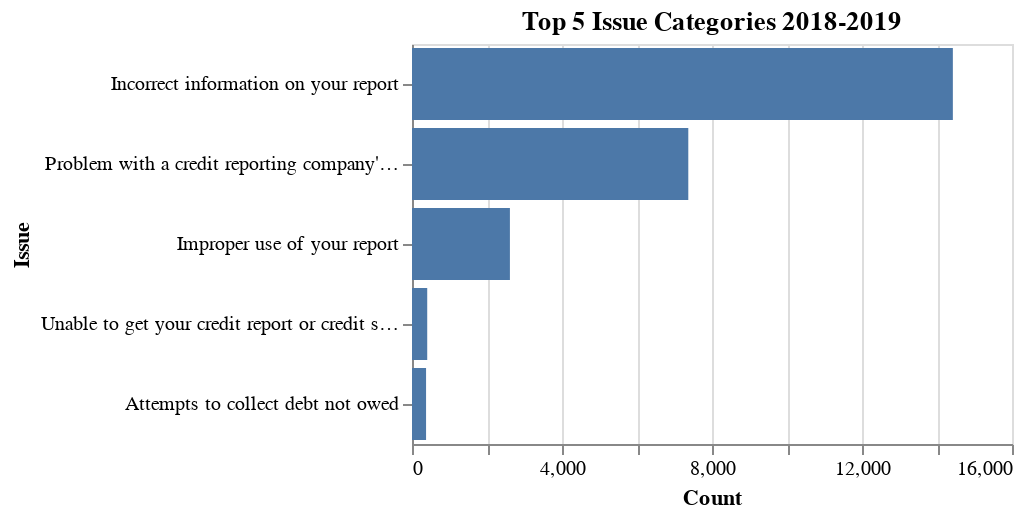

The notebook cell saved with this chart:
### Code cell
#Code to make Transunion Chart

transunion_df = df_date[df_date['Company'].values  == 'TRANSUNION INTERMEDIATE HOLDINGS, INC.']
transunion_issues_df = transunion_df.groupby('Issue')['Issue'].count().reset_index(name='count') \
    .sort_values(['count'], ascending=False)

#create a dataframe that only has data for complaints with public customer complaint narrative
transunion_narrative_only_df = transunion_df.dropna(subset=['Consumer complaint narrative'])

transunion_narrative_only_issues_df = transunion_narrative_only_df.groupby('Issue')['Issue'].count().reset_index(name='Count') \
    .sort_values(['Count'], ascending=False)


transunion_bars = alt.Chart(transunion_narrative_only_issues_df.head(5)).mark_bar().encode(
    x='Count:Q',
    y=alt.Y('Issue:N', sort='-x')
).properties(width=300, height =200, title='Top 5 Issue Categories 2018-2019').configure_legend(
    labelLimit= 300, titleFontSize = 18, labelFontSize=15)

transunion_bars

# print(transunion_issues_df)

# print(transunion_narrative_only_issues_df)

### Figure 1 — Vega-Lite specification as saved in the notebook (floating-point values rounded to 4 significant figures)
{"config": {"view": {"continuousWidth": 400, "continuousHeight": 300}, "legend": {"labelFontSize": 15, "labelLimit": 300, "titleFontSize": 18}}, "data": {"name": "data-d3314c26c5bd8bed33b536064ef03b0c"}, "mark": "bar", "encoding": {"x": {"field": "Count", "type": "quantitative"}, "y": {"field": "Issue", "sort": "-x", "type": "nominal"}}, "height": 200, "title": "Top 5 Issue Categories 2018-2019", "width": 300, "$schema": "https://vega.github.io/schema/vega-lite/v4.17.0.json", "datasets": {"data-d3314c26c5bd8bed33b536064ef03b0c": [{"Issue": "Incorrect information on your report", "Count": 14423}, {"Issue": "Problem with a credit reporting company's investigation into an existing problem", "Count": 7368}, {"Issue": "Improper use of your report", "Count": 2611}, {"Issue": "Unable to get your credit report or credit score", "Count": 406}, {"Issue": "Attempts to collect debt not owed", "Count": 375}]}}
